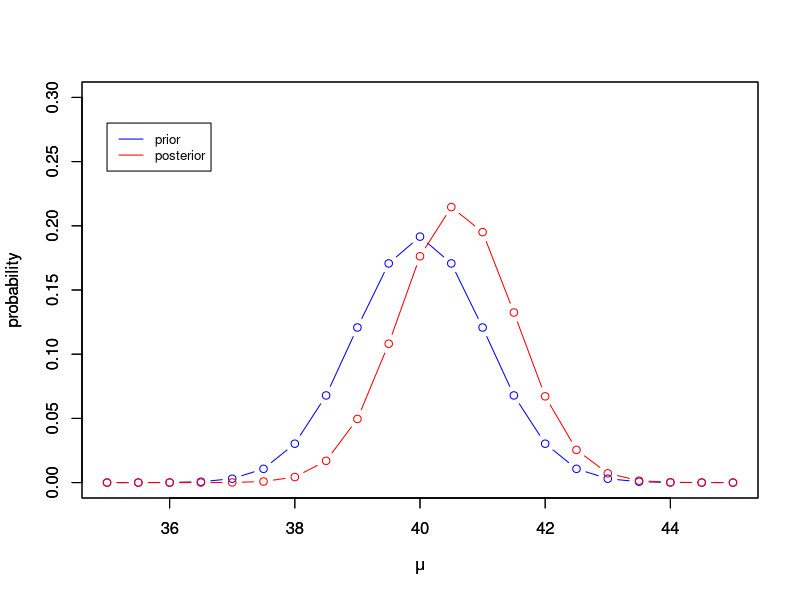
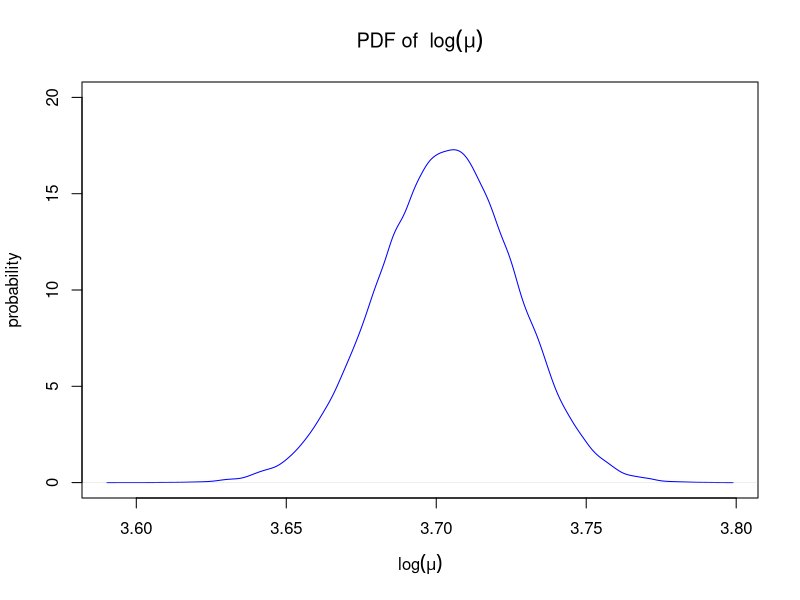
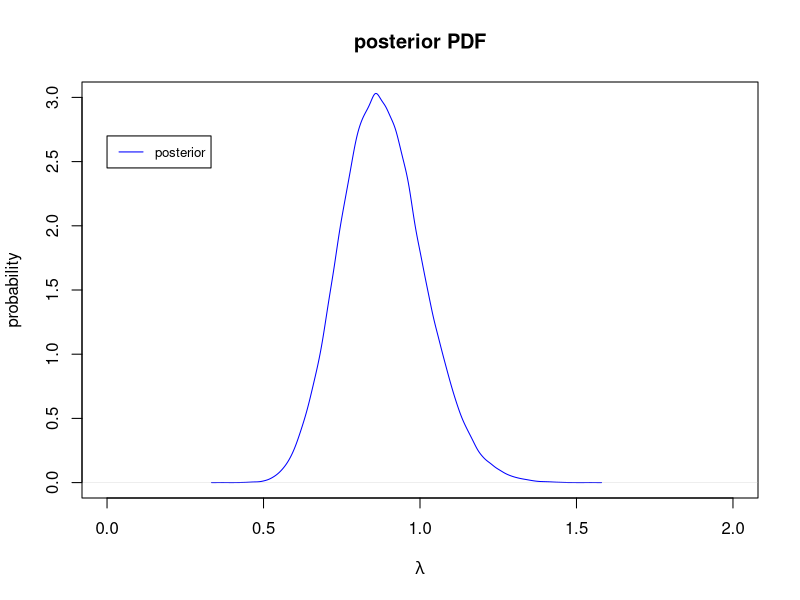
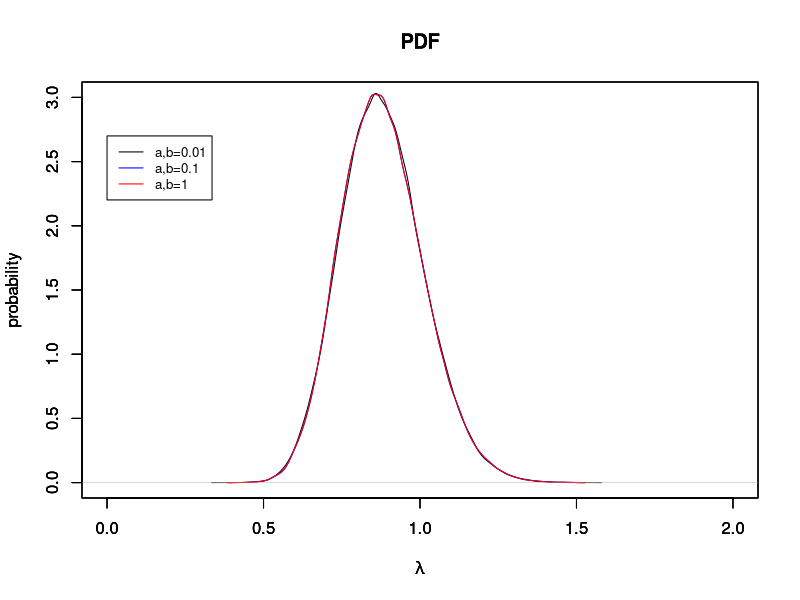
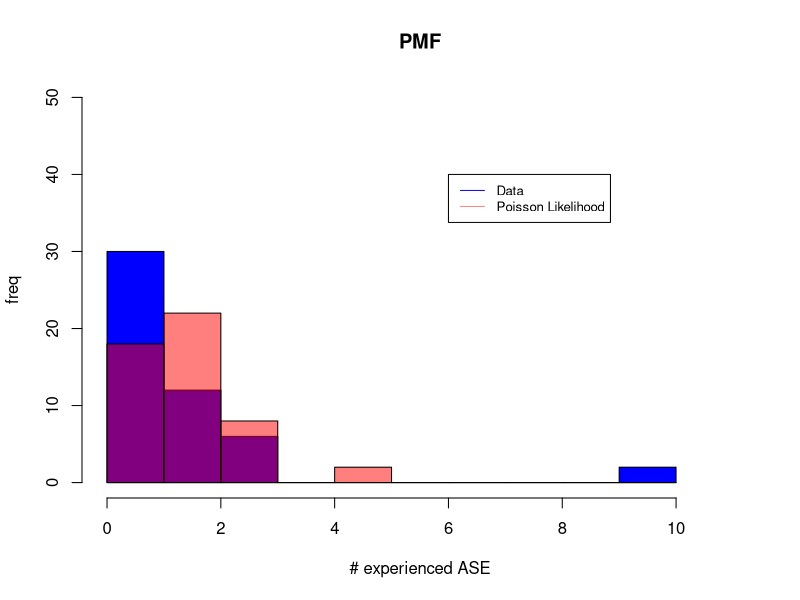

Generate these figures, in order, with R:
## ---- chunk 1
knitr::opts_chunk$set(echo = TRUE)
knitr::opts_chunk$set(fig.width=5, fig.height=4)
## ---- chunk 2
library(knitr)
## ---- chunk 3
#Data
snowfall = c(38.6, 42.4, 57.5, 40.5, 51.7, 67.1, 33.4, 60.9, 64.1, 40.1, 40.7, 6.4)
mean_snowfall = mean(snowfall)

#Params
n = length(snowfall)
m = 96.04
mu0 = 40
sigma = 10
w = n / (n + m)
mu = seq(35, 45, 0.5)
## ---- chunk 4
# Calculate prior and posterior
prior_mu = dnorm(mu, mean = mu0, sd= (sigma^2) / m)
posterior_mean = w * mean_snowfall + (1 - w) * mu0
posterior_sd = (sigma^2) / (n + m)
posterior_mu = dnorm(mu, mean = posterior_mean, sd= posterior_sd)

# Plotting
plot(mu, prior_mu/sum(prior_mu),col="blue", type="b", xlab = expression(mu), ylab = "probability", ylim=range(c(0,0.3)))
par(new=TRUE)
plot(mu, posterior_mu/sum(posterior_mu), col="red", type="b", xlab = expression(mu), ylab = "probability", ylim=range(c(0,0.3)))
legend(35, 0.28, legend=c("prior", "posterior"),
       col=c("blue", "red"), lty=1:1, cex=0.8)
## ---- chunk 5
S = 100000 #Sample size
mu_star = rnorm(S, posterior_mean, posterior_sd)
pct_10 = quantile(mu_star, 0.1)
pct_10
pct_90 = quantile(mu_star, 0.9)
pct_90
## ---- chunk 6
S = 100000 #Sample size
mu_star = rnorm(S, posterior_mean, posterior_sd)
log_mu = log(mu_star)
mean_log_mu = mean(log_mu)
# Plotting
plot(density(log_mu),col="blue", type="l", xlab = expression(log(mu)), ylab = "probability", ylim=range(c(0, 20.0)), main=expression("PDF of " ~ log(mu)))
legend(3.5, 0.28, legend=c("log(mu)"),
       col=c("blue"), lty=1:1, cex=0.8)
mean_log_mu
## ---- chunk 7
N = 50
Y = 44
a = b = 0.01
A = Y + a
B = N + b
S = 100000
posterior_lambda = rgamma(S, shape = A, rate=B)
posterior_mean = mean(posterior_lambda)
# Plotting
plot(density(posterior_lambda), col="blue", type="l", xlab = expression(lambda), ylab = "probability", main = "posterior PDF", xlim = range(c(0,2)), ylim=range(c(0,3)))
legend(0, 2.7, legend=c( "posterior"),
       col=c("blue"), lty=1:1, cex=0.8)
## ---- chunk 8
CI = quantile(posterior_lambda, probs = c(0.025, 0.975))
## ---- chunk 9
posterior_lambda_2 = rgamma(S, shape = 44.1, rate=50.1)
posterior_lambda_3 = rgamma(S, shape = 45, rate=51)
# Plotting
plot(density(posterior_lambda), col="black", type="l", xlab = expression(lambda), ylab = "probability", main = "PDF", xlim = range(c(0,2)), ylim=range(c(0,3)))
par(new=T)
plot(density(posterior_lambda_2),col="blue", type="l", xlim = range(c(0,2)),ylim=range(c(0,3)), xlab = expression(lambda), ylab = "probability", main = "PDF")
par(new=T)
plot(density(posterior_lambda_2), col="red", type="l", xlab = expression(lambda), ylab = "probability", main = "PDF", xlim = range(c(0,2)), ylim=range(c(0,3)))
legend(0, 2.7, legend=c("a,b=0.01", "a,b=0.1", "a,b=1"),
       col=c("black", "blue", "red"), lty=1:1, cex=0.8)
## ---- chunk 10
data = c(rep(0, 30), rep(1, 12), rep(2, 6), rep(10, 2))
result = rpois(N, lambda = posterior_mean)
hist(data, col="blue", xlim = range(c(0, 11)),ylim=range(c(0, N)),breaks = 0:10,right=F, xlab = "# experienced ASE", ylab = "freq", main = "PMF")
hist(result, xlim = range(c(0, 11)),ylim=range(c(0, N)),breaks = 0:10,right=F, xlab = "# experienced ASE", ylab = "freq", main = "PMF", col=rgb(1,0,0,0.5), add=T)
legend(6, 40, legend=c("Data", "Poisson Likelihood"),
       col=c("blue", rgb(1,0,0,0.5)), lty=1:1, cex=0.8)
## ---- chunk 11
p1 = sum(posterior_lambda > 1, na.rm = T) / S
p2 = sum(posterior_lambda_2 > 1, na.rm = T) / S
p3 = sum(posterior_lambda_3 > 1, na.rm = T) / S
